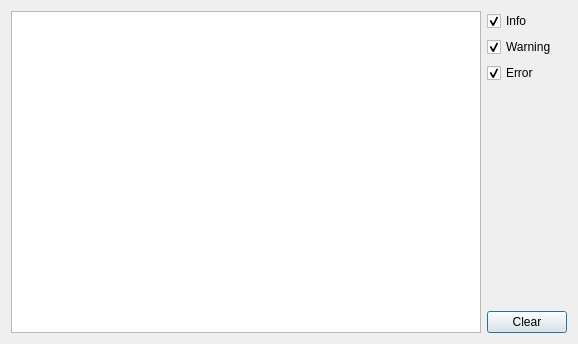
<?xml version="1.0" encoding="UTF-8"?>
<ui version="4.0">
 <class>debugDialog</class>
 <widget class="QDialog" name="debugDialog">
  <property name="geometry">
   <rect>
    <x>0</x>
    <y>0</y>
    <width>578</width>
    <height>344</height>
   </rect>
  </property>
  <property name="windowTitle">
   <string>Debug Window</string>
  </property>
  <layout class="QHBoxLayout" name="horizontalLayout">
   <item>
    <layout class="QGridLayout" name="gridLayout">
     <item row="0" column="0">
      <widget class="QPlainTextEdit" name="console">
       <property name="styleSheet">
        <string notr="true"/>
       </property>
       <property name="sizeAdjustPolicy">
        <enum>QAbstractScrollArea::AdjustIgnored</enum>
       </property>
       <property name="readOnly">
        <bool>true</bool>
       </property>
       <property name="maximumBlockCount">
        <number>250</number>
       </property>
      </widget>
     </item>
     <item row="0" column="1">
      <layout class="QVBoxLayout" name="verticalLayout_3">
       <item>
        <widget class="QCheckBox" name="infoCheckbox">
         <property name="text">
          <string>Info</string>
         </property>
         <property name="checked">
          <bool>true</bool>
         </property>
        </widget>
       </item>
       <item>
        <widget class="QCheckBox" name="warningCheckbox">
         <property name="text">
          <string>Warning</string>
         </property>
         <property name="checked">
          <bool>true</bool>
         </property>
        </widget>
       </item>
       <item>
        <widget class="QCheckBox" name="errorCheckbox">
         <property name="text">
          <string>Error</string>
         </property>
         <property name="checked">
          <bool>true</bool>
         </property>
        </widget>
       </item>
       <item>
        <spacer name="verticalSpacer">
         <property name="orientation">
          <enum>Qt::Vertical</enum>
         </property>
         <property name="sizeHint" stdset="0">
          <size>
           <width>20</width>
           <height>40</height>
          </size>
         </property>
        </spacer>
       </item>
       <item>
        <widget class="QPushButton" name="clearButton">
         <property name="text">
          <string>Clear</string>
         </property>
        </widget>
       </item>
      </layout>
     </item>
    </layout>
   </item>
  </layout>
 </widget>
 <resources/>
 <connections/>
</ui>
